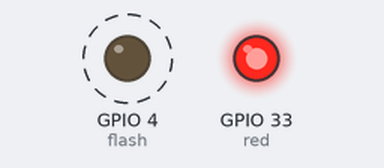
The program below on a simulated ESP32 board running MicroPython. On the bench: output pins drawn as LEDs (lit = HIGH). Dashed ring = blinking. What the program prints to the serial console is not drawn.

Above: at 0.5 s.
At 6.93 s:
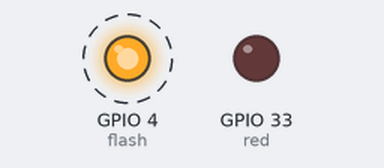
Timing chart, 0 to 8.0 s (numbered marks = the images above):
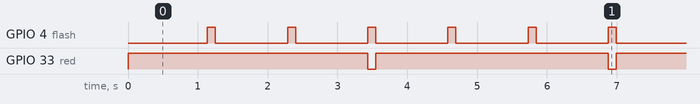

Measured:
- by itself, GPIO 4 (flash): alternates HIGH for 0.12 s and LOW for 1.0 s
- by itself, GPIO 33 (red): alternates HIGH for 3.4 s and LOW for 0.12 s
- by itself, everything shown: repeats every 3.5 s, in 6 steps

The program:

c2_percent_ticks_ex2.py
```python
from machine import Pin
import time

flash = Pin(4, Pin.OUT, value=0)
red = Pin(33, Pin.OUT, value=1)

counter = 0
time_cnt = 0

def timer_100ms():
    flash.value(not flash.value())

def timer_300ms():
    red.value(not red.value())

try:
    while True:
        time.sleep_ms(1)
        time_cnt += 1

        print(time_cnt)

        if time_cnt % 100 == 0:
            flash.value(0)
            red.value(1)

        if time_cnt % 1000 == 0:
            timer_100ms()

        if time_cnt % 3000 == 0:
            timer_300ms()
finally:
    flash.value(0)
    red.value(1)
```
